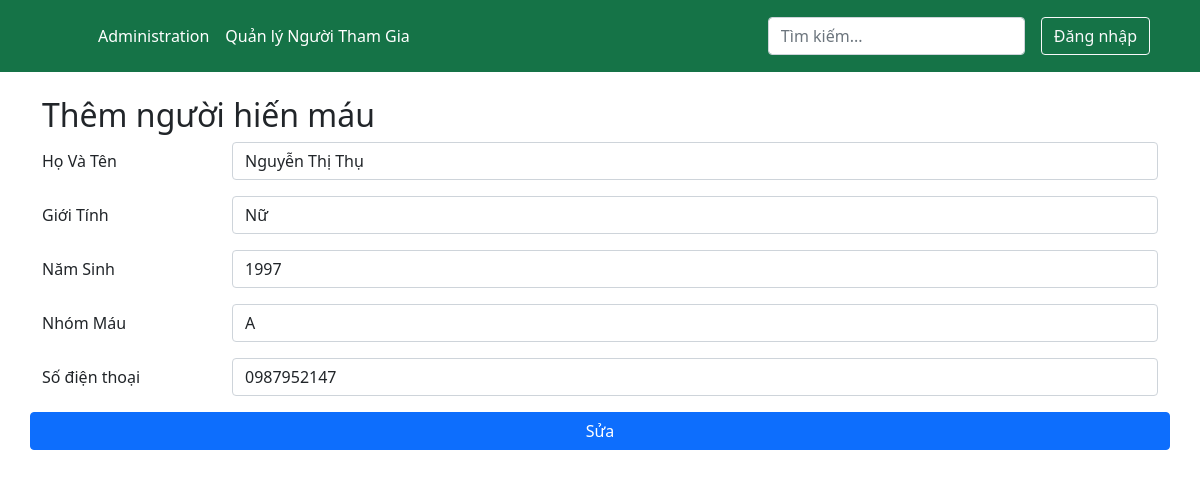
Screenshot of /sua.php?bd_id=2 with the database file from the repository.
### tables this page shows
CREATE TABLE `blood_donor` (
  `bd_id` int(11) NOT NULL,
  `bd_name` varchar(255) DEFAULT NULL,
  `bd_sex` varchar(255) DEFAULT NULL,
  `bd_age` int(11) DEFAULT NULL,
  `bd_bgroup` char(10) DEFAULT NULL,
  `bd_reg_date` date DEFAULT NULL,
  `bd_phno` varchar(13) DEFAULT NULL
);

### sua.php (the view, shortened to what this page needs)
<!doctype html>
<html lang="en">
  <head>
    <link href="https://cdn.jsdelivr.net/npm/bootstrap@5.0.2/dist/css/bootstrap.min.css" rel="stylesheet">
  </head>
  <body>
    <?php
        $conn = mysqli_connect('localhost', 'root', '', 'KTGK_61ht');
        $bd_id = $_GET['bd_id'];
        $query = mysqli_query($conn, "select * from `blood_donor` where bd_id='$bd_id'");
        $row = mysqli_fetch_assoc($query);
    ?>
      <header class="p-3  btn-success text-white">
          <div class="container">
              <div class="d-flex flex-wrap align-items-center justify-content-center justify-content-lg-start">
                  <a href="/" class="d-flex align-items-center mb-2 mb-lg-0 text-white text-decoration-none">
                  <svg class="bi me-2" width="40" height="32" role="img" aria-label="Khởi động" _mstaria-label="2264249"><use xlink:href="#bootstrap"></use></svg>
                  </a>
                  <ul class="nav col-12 col-lg-auto me-lg-auto mb-2 justify-content-center mb-md-0">
                  <li><a href="index.php" class="nav-link px-2 text-white" _msthash="1633359" _msttexthash="44122">Administration</a></li>
                  <li><a href="#" class="nav-link px-2 text-white" _msthash="1633905" _msttexthash="5116020">Quản lý Người Tham Gia</a></li>
                   </ul>
                  <form class="col-12 col-lg-auto mb-3 mb-lg-0 me-lg-3">
                  <input type="search" class="form-control form-control-dark" placeholder="Tìm kiếm..." aria-label="Tìm kiếm" _mstplaceholder="1347073" _mstaria-label="1320163">
                 </form>
                  <div class="text-end">
                  <button type="button" class="btn btn-outline-light me-2" _msthash="1717859" _msttexthash="1457443">Đăng nhập</button>
                  </div>
              </div>
          </div>
      </header>
      <main class="mt-4">
        <div class="container">
            <div class="row">
              <div class="col-md-12">
                <h2>Thêm người hiến máu</h2>
                <form  method="post">
                  <div class="row mb-3">
                    <label for="txtHoTen" class="col-sm-2 col-form-label">Họ Và Tên</label>
                    <div class="col-sm-10">
                      <input type="text" value="<?php echo $row['bd_name']; ?>" class="form-control" id="txtHoTen" name="txtHoTen">
                    </div>
                  </div>
                  <div class="row mb-3">
                    <label for="txtGioiTinh" class="col-sm-2 col-form-label">Giới Tính</label>
                    <div class="col-sm-10">
                      <input type="text" value="<?php echo $row['bd_sex']; ?>" class="form-control" id="txtGioiTinh" name="txtGioiTinh">
                    </div>
                  </div>
                  <div class="row mb-3">
                    <label for="txtNămSinh" class="col-sm-2 col-form-label">Năm Sinh</label>
                    <div class="col-sm-10">
                      <input type="text" value="<?php echo $row['bd_age']; ?>" class="form-control" id="txtNamSinh" name="txtNamSinh">
                    </div>
                  </div>
                  <div class="row mb-3">
                    <label for="txtNhomMau" class="col-sm-2 col-form-label">Nhóm Máu</label>
                    <div class="col-sm-10">
                      <input type="text" value="<?php echo $row['bd_bgroup']; ?>" class="form-control" id="txtNhomMau" name="txtNhomMau">
                    </div>
                  </div>
                  <div class="row mb-3">
                    <label for="txtMobile" class="col-sm-2 col-form-label">Số điện thoại</label>
                    <div class="col-sm-10">
                      <input type="tel" value="<?php echo $row['bd_phno']; ?>" class="form-control" id="txtMobile" name="txtMobile">
                    </div>
                  </div>
                  </div>
                  <button type="submit" class="btn btn-primary" name="btnUpdate">Sửa</button>
              </div>
            </div>
      </main>
  </body>
</html>

### rows the page displays
blood_donor: txtHoTen "Nguyễn Thị Thụ", txtGioiTinh "Nữ", txtNamSinh "1997", txtNhomMau "A", txtMobile "0987952147"
